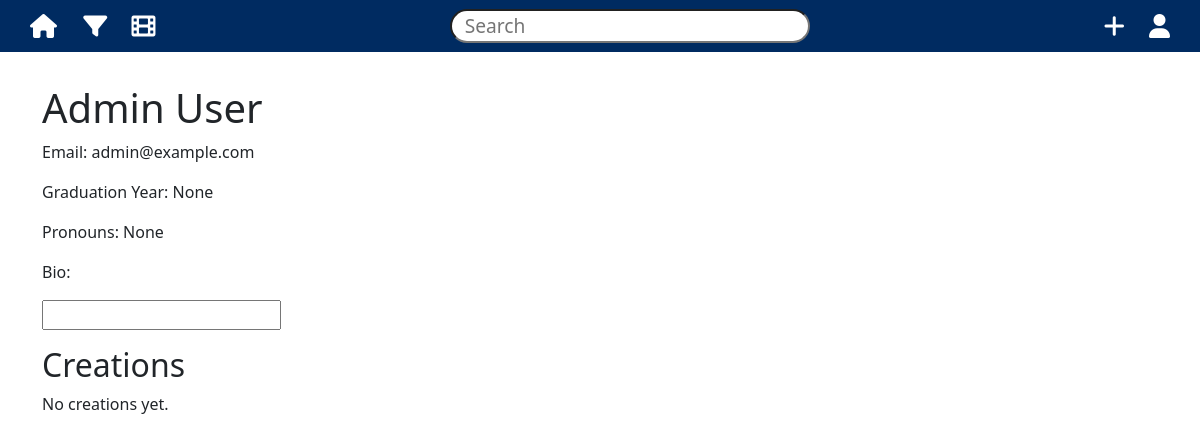
The app's page /user/1 (signed in), older data.
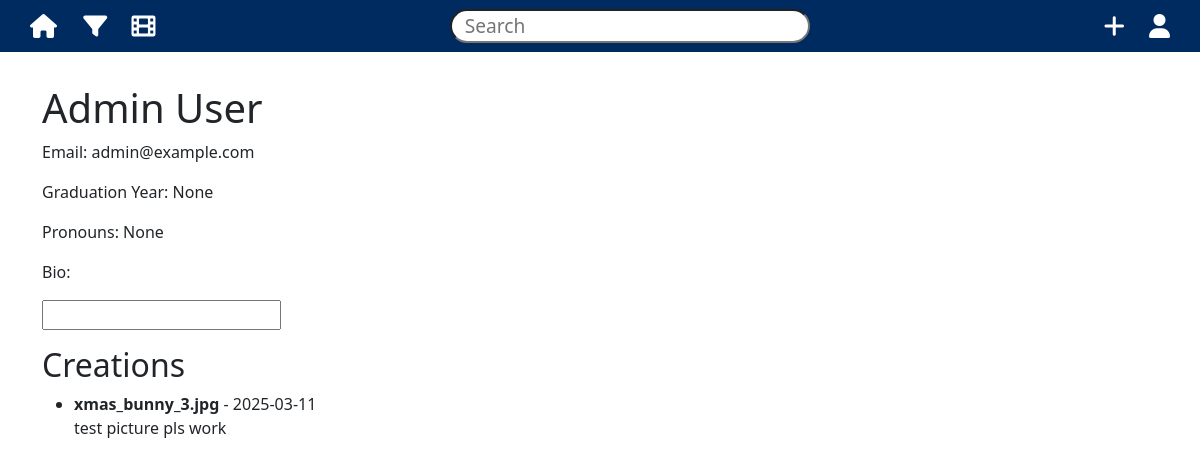
The same page, newer data.
### models.py (models this page shows, shortened)
class Creation(db.Model):
    __tablename__ = 'creation'  # Explicitly specify table name
    id = db.Column(db.Integer, primary_key=True)  # Primary key
    name = db.Column(db.String(200), nullable=False)  # Name/title of the creation
    student_id = db.Column(db.Integer, db.ForeignKey('users.id'))  # Foreign key to users table
    creation_date = db.Column(db.DateTime, default=datetime.utcnow)  # Timestamp of creation
    photo_path = db.Column(db.String(200))  # Path to photo file of the creation
    video_path = db.Column(db.String(200))  # Path to video file of the creation
    caption = db.Column(db.Text)  # Description or caption of the creation
    user = db.relationship('User', back_populates='creations')
    tools = db.relationship('Tool', secondary=creations_tools, back_populates='creations')

### app.py (the view)
@app.route('/user/<int:user_id>')
@login_required
def user_profile(user_id):
    user = User.query.get_or_404(user_id)
    return render_template('user_profile.html', user=user)

### app.py (called while the page is built)
@login_manager.user_loader
def load_user(user_id):
    return User.query.get(int(user_id))

### templates/user_profile.html (shortened to what this page needs)
{% extends "base.html" %}
{% block content %}
<h1>{{ user.first_name }} {{ user.last_name }}</h1>
<p>Email: {{ user.email }}</p>
<p>Graduation Year: {{ user.gradyear }}</p>
<p>Pronouns: {{ user.pronouns }}</p>
<p>Bio:</p>
<input type="text">
<h2>Creations</h2>
{% if user.creations %}
<ul>
    {% for creation in user.creations %}
    <li>
        <strong>{{ creation.name }}</strong> - {{ creation.creation_date.strftime('%Y-%m-%d') }}
        <p>{{ creation.caption }}</p>
    </li>
    {% endfor %}
</ul>
{% else %}
<p>No creations yet.</p>
{% endif %}
{% endblock %}

Row changes from the older to the newer data that the page shows:
added Creation: name "xmas_bunny_3.jpg", creation_date "2025-03-11", caption "test picture pls work"
Text that changed along with them:
text no longer shown: "No creations yet."
